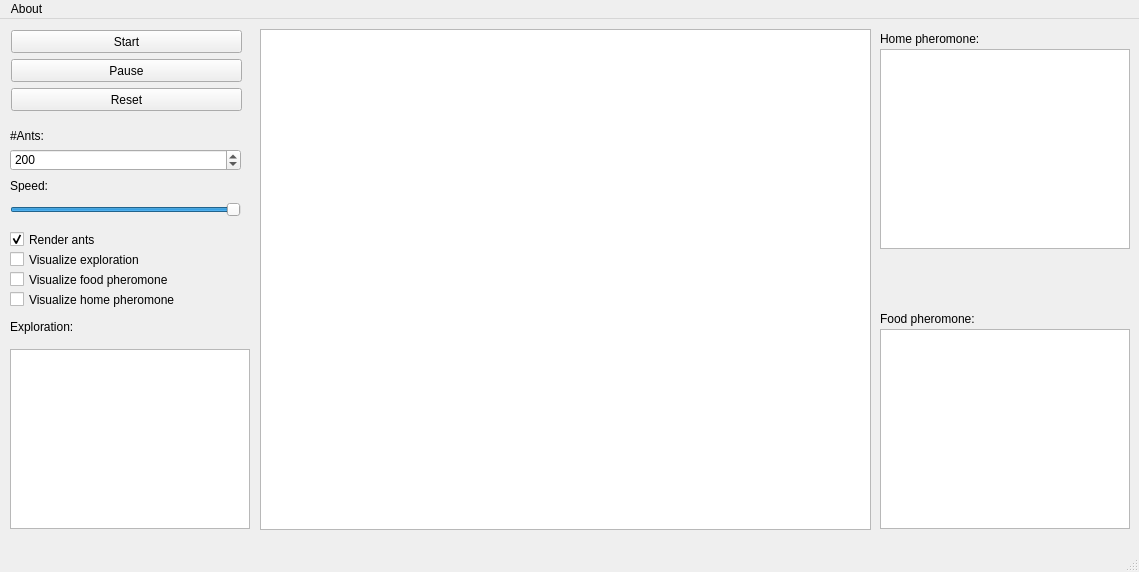
<?xml version="1.0" encoding="UTF-8"?>
<ui version="4.0">
 <class>MainWindow</class>
 <widget class="QMainWindow" name="MainWindow">
  <property name="geometry">
   <rect>
    <x>0</x>
    <y>0</y>
    <width>1139</width>
    <height>572</height>
   </rect>
  </property>
  <property name="windowTitle">
   <string>MainWindow</string>
  </property>
  <widget class="QWidget" name="centralWidget">
   <widget class="QSpinBox" name="spinBox">
    <property name="geometry">
     <rect>
      <x>10</x>
      <y>130</y>
      <width>231</width>
      <height>22</height>
     </rect>
    </property>
    <property name="minimum">
     <number>1</number>
    </property>
    <property name="maximum">
     <number>1000</number>
    </property>
    <property name="value">
     <number>200</number>
    </property>
   </widget>
   <widget class="QLabel" name="label">
    <property name="geometry">
     <rect>
      <x>10</x>
      <y>110</y>
      <width>46</width>
      <height>13</height>
     </rect>
    </property>
    <property name="text">
     <string>#Ants:</string>
    </property>
   </widget>
   <widget class="QSlider" name="horizontalSlider">
    <property name="geometry">
     <rect>
      <x>10</x>
      <y>180</y>
      <width>231</width>
      <height>22</height>
     </rect>
    </property>
    <property name="minimum">
     <number>0</number>
    </property>
    <property name="maximum">
     <number>20</number>
    </property>
    <property name="pageStep">
     <number>1</number>
    </property>
    <property name="sliderPosition">
     <number>20</number>
    </property>
    <property name="orientation">
     <enum>Qt::Horizontal</enum>
    </property>
   </widget>
   <widget class="QLabel" name="label_2">
    <property name="geometry">
     <rect>
      <x>10</x>
      <y>160</y>
      <width>46</width>
      <height>13</height>
     </rect>
    </property>
    <property name="text">
     <string>Speed:</string>
    </property>
   </widget>
   <widget class="QCheckBox" name="checkBox">
    <property name="geometry">
     <rect>
      <x>10</x>
      <y>210</y>
      <width>231</width>
      <height>21</height>
     </rect>
    </property>
    <property name="text">
     <string>Render ants</string>
    </property>
    <property name="checked">
     <bool>true</bool>
    </property>
   </widget>
   <widget class="QCheckBox" name="checkBox_2">
    <property name="geometry">
     <rect>
      <x>10</x>
      <y>230</y>
      <width>231</width>
      <height>21</height>
     </rect>
    </property>
    <property name="text">
     <string>Visualize exploration</string>
    </property>
   </widget>
   <widget class="QGraphicsView" name="graphicsView">
    <property name="geometry">
     <rect>
      <x>260</x>
      <y>10</y>
      <width>611</width>
      <height>501</height>
     </rect>
    </property>
    <property name="sizePolicy">
     <sizepolicy hsizetype="Fixed" vsizetype="Fixed">
      <horstretch>0</horstretch>
      <verstretch>0</verstretch>
     </sizepolicy>
    </property>
    <property name="baseSize">
     <size>
      <width>600</width>
      <height>250</height>
     </size>
    </property>
    <property name="focusPolicy">
     <enum>Qt::NoFocus</enum>
    </property>
   </widget>
   <widget class="QGraphicsView" name="graphicsView_2">
    <property name="geometry">
     <rect>
      <x>880</x>
      <y>30</y>
      <width>250</width>
      <height>200</height>
     </rect>
    </property>
   </widget>
   <widget class="QGraphicsView" name="graphicsView_3">
    <property name="geometry">
     <rect>
      <x>880</x>
      <y>310</y>
      <width>250</width>
      <height>200</height>
     </rect>
    </property>
   </widget>
   <widget class="QLabel" name="label_3">
    <property name="geometry">
     <rect>
      <x>880</x>
      <y>10</y>
      <width>131</width>
      <height>20</height>
     </rect>
    </property>
    <property name="text">
     <string>Home pheromone:</string>
    </property>
   </widget>
   <widget class="QLabel" name="label_4">
    <property name="geometry">
     <rect>
      <x>880</x>
      <y>290</y>
      <width>131</width>
      <height>20</height>
     </rect>
    </property>
    <property name="text">
     <string>Food pheromone:</string>
    </property>
   </widget>
   <widget class="QPushButton" name="pushButtonStart">
    <property name="geometry">
     <rect>
      <x>11</x>
      <y>11</y>
      <width>231</width>
      <height>23</height>
     </rect>
    </property>
    <property name="text">
     <string>Start</string>
    </property>
   </widget>
   <widget class="QPushButton" name="pushButtonPause">
    <property name="geometry">
     <rect>
      <x>11</x>
      <y>40</y>
      <width>231</width>
      <height>23</height>
     </rect>
    </property>
    <property name="text">
     <string>Pause</string>
    </property>
   </widget>
   <widget class="QPushButton" name="pushButtonReset">
    <property name="geometry">
     <rect>
      <x>11</x>
      <y>69</y>
      <width>231</width>
      <height>23</height>
     </rect>
    </property>
    <property name="text">
     <string>Reset</string>
    </property>
   </widget>
   <widget class="QGraphicsView" name="graphicsView_4">
    <property name="geometry">
     <rect>
      <x>10</x>
      <y>330</y>
      <width>240</width>
      <height>180</height>
     </rect>
    </property>
   </widget>
   <widget class="QLabel" name="label_5">
    <property name="geometry">
     <rect>
      <x>10</x>
      <y>300</y>
      <width>81</width>
      <height>16</height>
     </rect>
    </property>
    <property name="text">
     <string>Exploration:</string>
    </property>
   </widget>
   <widget class="QCheckBox" name="checkBox_3">
    <property name="geometry">
     <rect>
      <x>10</x>
      <y>250</y>
      <width>231</width>
      <height>21</height>
     </rect>
    </property>
    <property name="text">
     <string>Visualize food pheromone</string>
    </property>
   </widget>
   <widget class="QCheckBox" name="checkBox_4">
    <property name="geometry">
     <rect>
      <x>10</x>
      <y>270</y>
      <width>231</width>
      <height>21</height>
     </rect>
    </property>
    <property name="text">
     <string>Visualize home pheromone</string>
    </property>
   </widget>
  </widget>
  <widget class="QMenuBar" name="menuBar">
   <property name="geometry">
    <rect>
     <x>0</x>
     <y>0</y>
     <width>1139</width>
     <height>20</height>
    </rect>
   </property>
   <widget class="QMenu" name="menuAbout">
    <property name="title">
     <string>About</string>
    </property>
    <addaction name="actionAuthor"/>
    <addaction name="actionQt"/>
   </widget>
   <addaction name="menuAbout"/>
  </widget>
  <widget class="QStatusBar" name="statusBar"/>
  <action name="actionStart">
   <property name="text">
    <string>Start</string>
   </property>
  </action>
  <action name="actionStop">
   <property name="text">
    <string>Stop</string>
   </property>
  </action>
  <action name="actionPause">
   <property name="text">
    <string>Pause</string>
   </property>
  </action>
  <action name="actionAuthor">
   <property name="text">
    <string>Author</string>
   </property>
  </action>
  <action name="actionQt">
   <property name="text">
    <string>Qt</string>
   </property>
  </action>
 </widget>
 <layoutdefault spacing="6" margin="11"/>
 <resources/>
 <connections/>
</ui>
